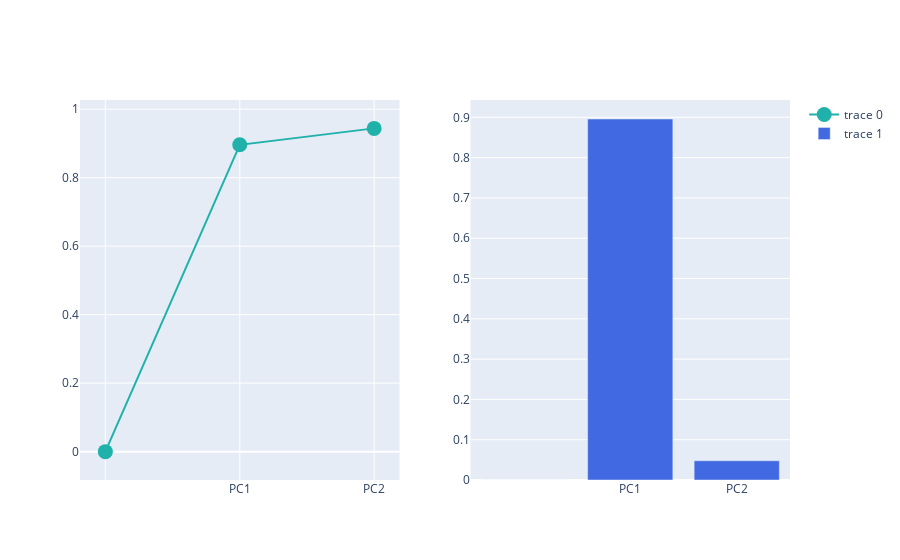

Notebook code cell kept with this figure:
### Code cell
# Explained variance + cumulative variance (Separate Plot)

from plotly.subplots import make_subplots
import plotly.graph_objects as go

fig = make_subplots(rows=1, cols=2)

fig.add_trace(
    go.Scatter(
        x=df_explained_variance['PC'],
        y=df_explained_variance['Cumulative Variance'],
        marker=dict(size=15, color='LightSeaGreen')
    ), row=1, col=1
)

fig.add_trace(
    go.Bar(
        x=df_explained_variance['PC'],
        y=df_explained_variance['Explained Variance'],
        marker=dict(color='RoyalBlue')
    ), row=1, col=2
)

fig.show()

### Figure 1 — Plotly figure (JSON) as saved in the notebook; plotly's stock layout.template omitted (floating-point values rounded to 4 significant figures)
{"data": [{"marker": {"color": "LightSeaGreen", "size": 15}, "type": "scatter", "x": ["", "PC1", "PC2"], "xaxis": "x", "y": [0, 0.896, 0.944], "yaxis": "y"}, {"marker": {"color": "RoyalBlue"}, "type": "bar", "x": ["", "PC1", "PC2"], "xaxis": "x2", "y": [0, 0.8958, 0.04771], "yaxis": "y2"}], "layout": {"xaxis": {"anchor": "y", "domain": [0, 0.45]}, "xaxis2": {"anchor": "y2", "domain": [0.55, 1]}, "yaxis": {"anchor": "x", "domain": [0, 1]}, "yaxis2": {"anchor": "x2", "domain": [0, 1]}}}
